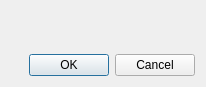
<?xml version="1.0" encoding="UTF-8"?>
<ui version="4.0">
 <author>Patrick Ziegler</author>
 <class>MediaCopierDialogFull</class>
 <widget class="QDialog" name="MediaCopierDialogFull">
  <property name="geometry">
   <rect>
    <x>0</x>
    <y>0</y>
    <width>206</width>
    <height>87</height>
   </rect>
  </property>
  <layout class="QVBoxLayout" name="verticalLayout">
   <item>
    <widget class="MediaCopierParamWidget" name="param" native="true"/>
   </item>
   <item>
    <spacer name="verticalSpacer">
     <property name="orientation">
      <enum>Qt::Orientation::Vertical</enum>
     </property>
     <property name="sizeType">
      <enum>QSizePolicy::Policy::Fixed</enum>
     </property>
     <property name="sizeHint" stdset="0">
      <size>
       <width>20</width>
       <height>3</height>
      </size>
     </property>
    </spacer>
   </item>
   <item>
    <widget class="MediaCopierLogWidget" name="log" native="true"/>
   </item>
   <item>
    <widget class="QDialogButtonBox" name="dialogButtonBox">
     <property name="standardButtons">
      <set>QDialogButtonBox::StandardButton::Cancel|QDialogButtonBox::StandardButton::Ok</set>
     </property>
    </widget>
   </item>
  </layout>
 </widget>
 <customwidgets>
  <customwidget>
   <class>MediaCopierParamWidget</class>
   <extends>QWidget</extends>
   <header>widgets/MediaCopierParamWidget.hpp</header>
   <container>1</container>
  </customwidget>
  <customwidget>
   <class>MediaCopierLogWidget</class>
   <extends>QWidget</extends>
   <header>widgets/MediaCopierLogWidget.hpp</header>
   <container>1</container>
  </customwidget>
 </customwidgets>
 <resources/>
 <connections/>
</ui>
